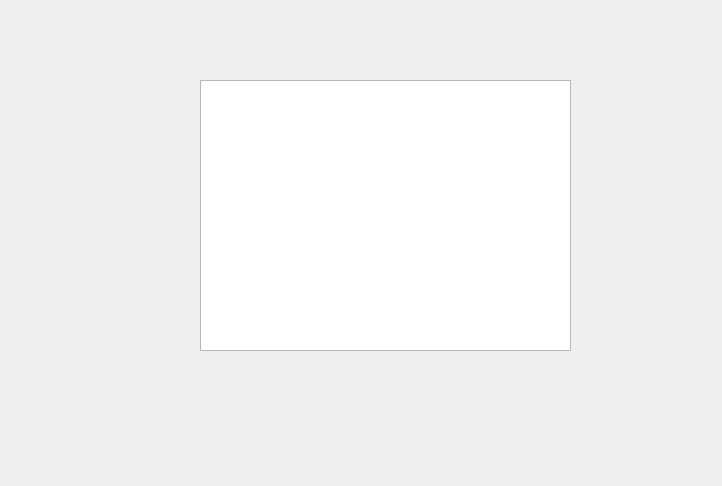
<?xml version="1.0" encoding="UTF-8"?>
<ui version="4.0">
 <class>FormDoc</class>
 <widget class="QWidget" name="FormDoc">
  <property name="geometry">
   <rect>
    <x>0</x>
    <y>0</y>
    <width>722</width>
    <height>486</height>
   </rect>
  </property>
  <property name="windowTitle">
   <string>Form</string>
  </property>
  <widget class="QPlainTextEdit" name="plainTextEdit">
   <property name="geometry">
    <rect>
     <x>200</x>
     <y>80</y>
     <width>371</width>
     <height>271</height>
    </rect>
   </property>
  </widget>
  <action name="actOpen">
   <property name="icon">
    <iconset resource="images.qrc">
     <normaloff>:/icon/images/122.bmp</normaloff>:/icon/images/122.bmp</iconset>
   </property>
   <property name="text">
    <string>打开</string>
   </property>
   <property name="toolTip">
    <string>打开文件</string>
   </property>
  </action>
  <action name="actCut">
   <property name="icon">
    <iconset resource="images.qrc">
     <normaloff>:/icon/images/200.bmp</normaloff>:/icon/images/200.bmp</iconset>
   </property>
   <property name="text">
    <string>剪切</string>
   </property>
   <property name="toolTip">
    <string>剪切</string>
   </property>
   <property name="shortcut">
    <string>Ctrl+X</string>
   </property>
  </action>
  <action name="actCopy">
   <property name="icon">
    <iconset resource="images.qrc">
     <normaloff>:/icon/images/202.bmp</normaloff>:/icon/images/202.bmp</iconset>
   </property>
   <property name="text">
    <string>复制</string>
   </property>
   <property name="toolTip">
    <string>复制</string>
   </property>
   <property name="shortcut">
    <string>Ctrl+C</string>
   </property>
  </action>
  <action name="actPaste">
   <property name="icon">
    <iconset resource="images.qrc">
     <normaloff>:/icon/images/204.bmp</normaloff>:/icon/images/204.bmp</iconset>
   </property>
   <property name="text">
    <string>粘贴</string>
   </property>
   <property name="toolTip">
    <string>粘贴</string>
   </property>
   <property name="shortcut">
    <string>Ctrl+V</string>
   </property>
  </action>
  <action name="actFont">
   <property name="icon">
    <iconset resource="images.qrc">
     <normaloff>:/icon/images/506.bmp</normaloff>:/icon/images/506.bmp</iconset>
   </property>
   <property name="text">
    <string>字体</string>
   </property>
   <property name="toolTip">
    <string>设置字体</string>
   </property>
  </action>
  <action name="actClose">
   <property name="icon">
    <iconset resource="images.qrc">
     <normaloff>:/icon/images/132.bmp</normaloff>:/icon/images/132.bmp</iconset>
   </property>
   <property name="text">
    <string>关闭</string>
   </property>
   <property name="toolTip">
    <string>关闭本窗口</string>
   </property>
  </action>
  <action name="actUndo">
   <property name="icon">
    <iconset resource="images.qrc">
     <normaloff>:/icon/images/206.bmp</normaloff>:/icon/images/206.bmp</iconset>
   </property>
   <property name="text">
    <string>撤销</string>
   </property>
   <property name="toolTip">
    <string>撤销编辑操作</string>
   </property>
   <property name="shortcut">
    <string>Ctrl+Z</string>
   </property>
  </action>
  <action name="actRedo">
   <property name="icon">
    <iconset resource="images.qrc">
     <normaloff>:/icon/images/208.bmp</normaloff>:/icon/images/208.bmp</iconset>
   </property>
   <property name="text">
    <string>重复</string>
   </property>
   <property name="toolTip">
    <string>重复编辑操作</string>
   </property>
  </action>
 </widget>
 <resources>
  <include location="images.qrc"/>
 </resources>
 <connections/>
</ui>
